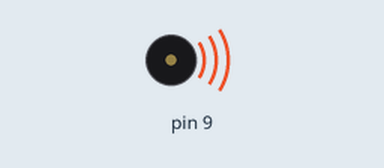
Recording of a sketch running on a simulated Arduino Uno, built with avr-gcc and run on an emulated ATmega328P. Shown: buzzer (waves = sounding).

Above: at 0.1 s.
At 13.6 s:
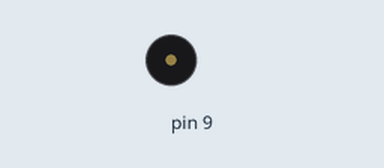
Timing chart, 0 to 15.1 s (numbered marks = the images above):
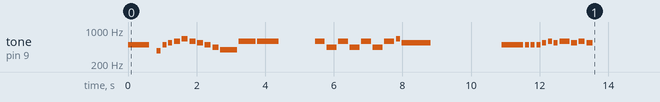

The sketch:

DESPACITO.ino
```cpp
/* UNIVERSIDADE FEDERAL RURAL DO SEMI-ARIDO
   CENTRO DE CIENCIAS EXATAS E NATURAIS - CCEN
   ===== FISICA, MUSICA E ROBÓTICA =====
   Musica: Despacito
   */

#define NOTA_C2  65
#define NOTA_CS2 69
#define NOTA_D2  73
#define NOTA_E2  82
#define NOTA_F2  87
#define NOTA_FS2 93
#define NOTA_G2  98
#define NOTA_A2  110
#define NOTA_AS2 117
#define NOTA_B2  123

// COMPASSO: 4/4
float andamento = 89;
// tempo do compasso(s) = 240 / andamento
float tempo = (240 / andamento) * 1000;

// Oitavas: C3 -> C2*2
//          C1 -> C2/2
// notas na melodia:
int melodia[] = {
  NOTA_B2,0,NOTA_FS2,NOTA_B2,NOTA_CS2*2,NOTA_D2*2,NOTA_E2*2,NOTA_D2*2,NOTA_CS2*2,NOTA_B2,NOTA_A2,
   NOTA_G2,NOTA_D2*2,NOTA_D2*2,0,0, NOTA_D2*2,NOTA_A2,NOTA_D2*2,NOTA_A2,NOTA_D2*2,NOTA_A2,NOTA_D2*2,NOTA_E2*2,
    NOTA_CS2*2,0,0, NOTA_B2,NOTA_B2,NOTA_B2,NOTA_B2,NOTA_CS2*2,NOTA_D2*2,NOTA_CS2*2,NOTA_D2*2,NOTA_CS2*2,NOTA_D2*2,NOTA_CS2*2,
};

// duracoes das notas: 4 = quarto de tempo, 8 = oitavo de tempo, etc.:
int duracaoNotas[] = {
  4,16,16,16,16,12,12,12,12,12,12,
   5,5,4,8,4, 8,8,8,8,8,8,8,16,
    3,4,2, 4,16,16,16,16,16,16,8,12,12,12,
};

void setup() {
  // itera as notas das melodias:
  for (int nota = 0; nota < 38; nota++) {

    // para calcular a duracao da nota, utilizaremos um segundo
    // dividido pelo tipo da nota.
    // ex. tempo = 1000:
    // quarto de tempo = 1000 / 4, oitavo de tempo = 1000/8, etc.
    int duracaoNota = tempo / (duracaoNotas[nota]);
    tone(9, 4*melodia[nota], duracaoNota - 50);

    // para distinguir as notas, reduziremos o tempo de nota tocado,
    // porem o tempo total utilizado pela nota se manterá.
    int pausaEntreNotas = duracaoNota;
    delay(pausaEntreNotas);
    // parar a funcao tone:
    noTone(9);
  }
}

void loop() {
  // nao precisa repetir a melodia.
}
```
